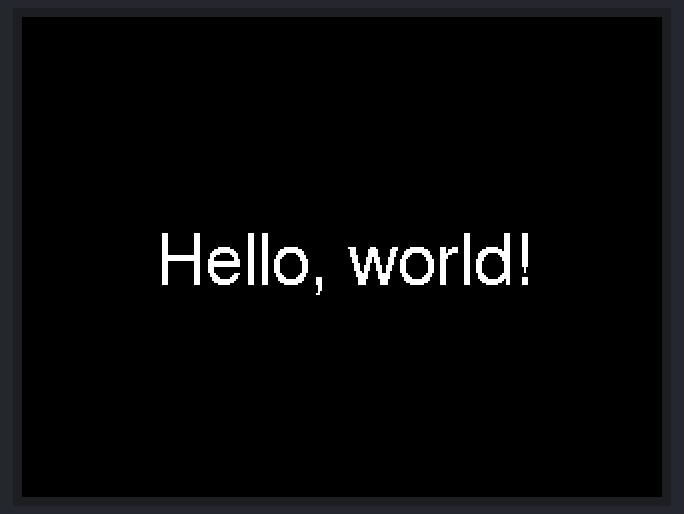
Simulated run of this sketch. Board: ESP32. On the bench: 320×240 colour display.

Above: at 0.2 s.

The sketch:

M5Hello.ino
```cpp
#include <M5Core2.h>
#include <Free_Fonts.h>

void setup() {
    M5.begin();
    M5.Lcd.setFreeFont(FSS18);        // Free Sans 18pt
    M5.Lcd.setTextDatum(MC_DATUM);    // middle-center align
    M5.Lcd.drawString("Hello, world!", 160, 120, GFXFF);
}

void loop() {
}
```
